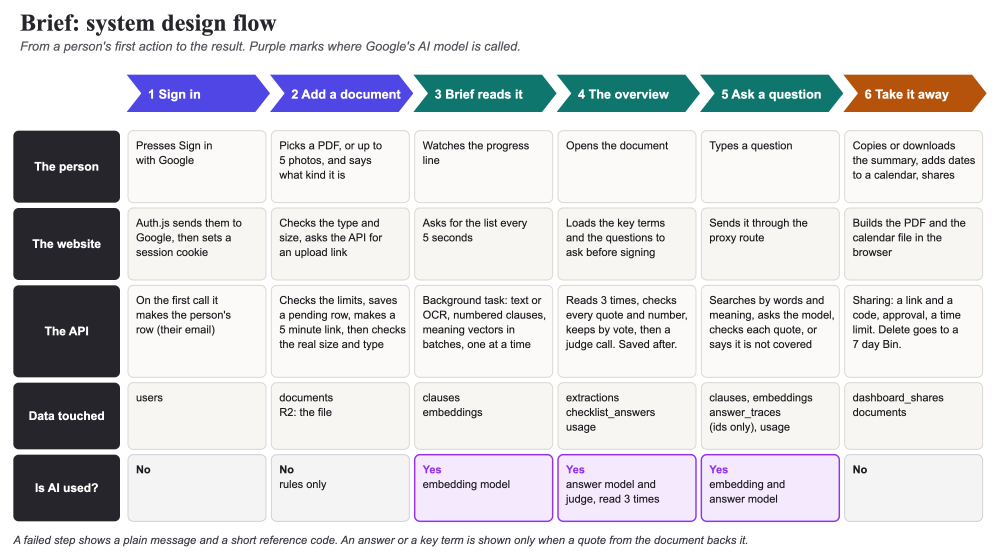
#> input picture Brief-Resources/07-System-Design/Brief-System-Design-Flow.png, 3000 x 1680 px (shown at 1/3 size)
$ python shrink_png.py ../Brief-Resources/07-System-Design/Brief-System-Design-Flow.png ../Brief-Resources/07-System-Design/Brief-System-Design-Flow.png
#> lines starting #> are read from the running program, lines starting #| are printed output that depends on the picture
"""Makes a copy of a diagram for embedding in a PDF: 1800 pixels wide and a 256 colour palette. The diagrams are flat colour and text,
so this is hard to tell from the original, and it keeps each PDF under the repository's file size limit. Usage: shrink_png.py in.png out.png"""
import sys

from PIL import Image

src, dst = sys.argv[1], sys.argv[2]
img = Image.open(src).convert("RGB")
#> img is the input picture: PIL image 3000x1680 RGB; mean R, G, B 218.3, 218.5, 221.1
if img.width > 1800:
    img = img.resize((1800, round(img.height * 1800 / img.width)), Image.LANCZOS)
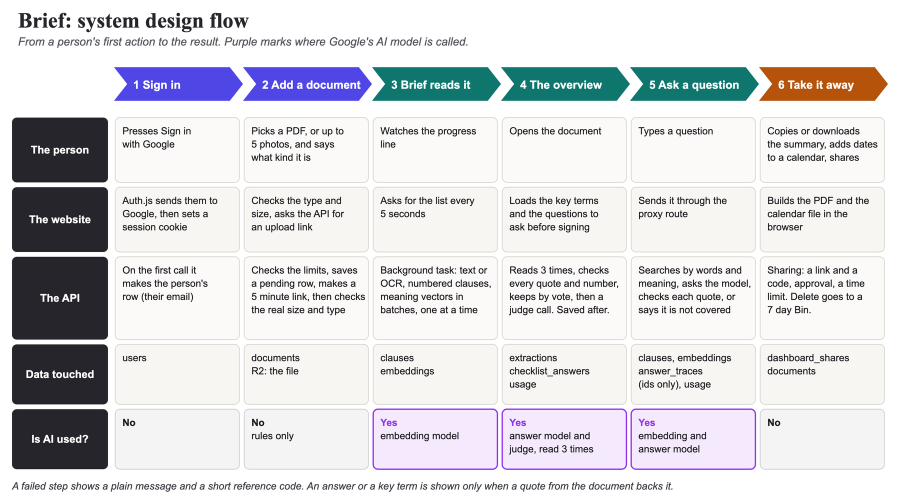
#> img: PIL image 1800x1008 RGB (shown at 1/2 size); mean R, G, B 218, 218.3, 220.9
img.quantize(colors=256, method=Image.Quantize.MEDIANCUT, dither=Image.Dither.NONE).save(dst, optimize=True)
